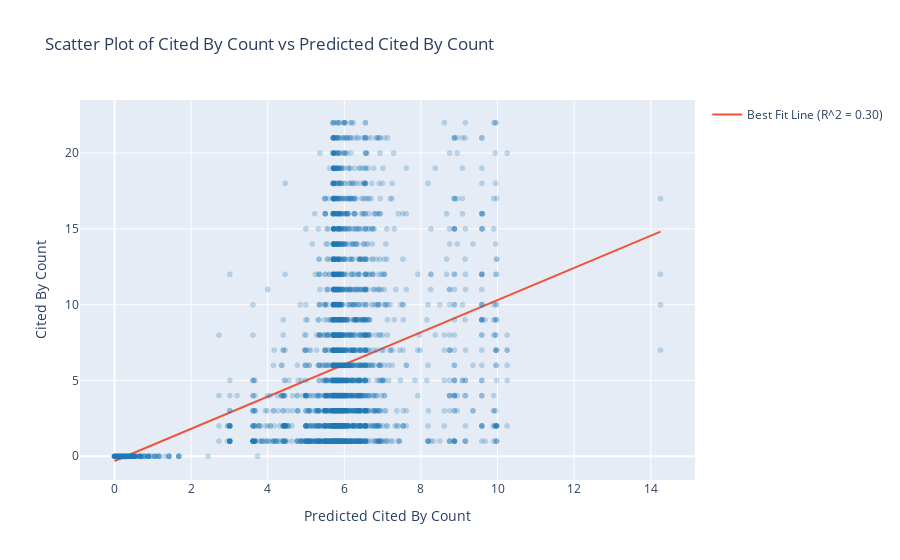

The notebook cell saved with this chart:
### Code cell
slope, intercept, r_value, p_value, std_err = linregress(df['prediction'], df['citedby_count'])

fig.add_trace(go.Scatter(
    x=df['prediction'],
    y=intercept + slope * df['prediction'],
    mode='lines',
    name=f'Best Fit Line (R^2 = {r_value**2:.2f})'
))

### Figure 1 — Plotly figure (JSON) as saved in the notebook; plotly's stock layout.template omitted (floating-point values rounded to 4 significant figures; data arrays with more than 128 entries replaced by an {"elided": "..."} marker saying what was removed)
{"data": [{"hovertemplate": "Predicted Cited By Count=%{x}<br>Cited By Count=%{y}<extra></extra>", "legendgroup": "", "marker": {"color": "rgba(31, 119, 180, 0.25)", "symbol": "circle"}, "mode": "markers", "name": "", "showlegend": false, "type": "scattergl", "x": {"elided": "5571 float values"}, "xaxis": "x", "y": {"elided": "5571 int values"}, "yaxis": "y"}, {"mode": "lines", "name": "Best Fit Line (R^2 = 0.30)", "type": "scatter", "x": {"elided": "5571 float values"}, "y": {"elided": "5571 float values"}}], "layout": {"legend": {"tracegroupgap": 0}, "title": {"text": "Scatter Plot of Cited By Count vs Predicted Cited By Count"}, "xaxis": {"anchor": "y", "domain": [0, 1], "title": {"text": "Predicted Cited By Count"}}, "yaxis": {"anchor": "x", "domain": [0, 1], "title": {"text": "Cited By Count"}}}}
